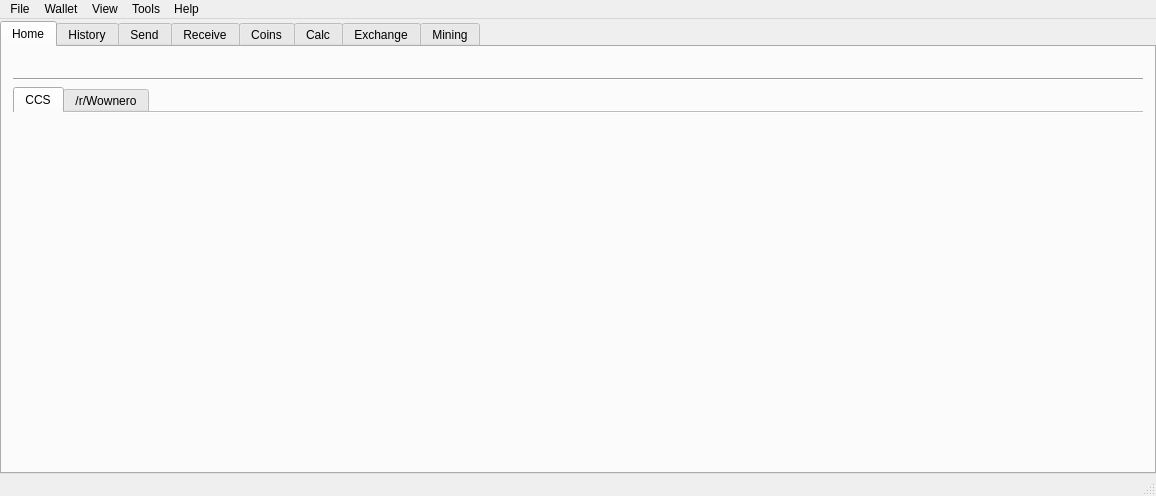
<?xml version="1.0" encoding="UTF-8"?>
<ui version="4.0">
 <class>MainWindow</class>
 <widget class="QMainWindow" name="MainWindow">
  <property name="geometry">
   <rect>
    <x>0</x>
    <y>0</y>
    <width>1156</width>
    <height>496</height>
   </rect>
  </property>
  <property name="sizePolicy">
   <sizepolicy hsizetype="Preferred" vsizetype="Preferred">
    <horstretch>0</horstretch>
    <verstretch>0</verstretch>
   </sizepolicy>
  </property>
  <property name="windowTitle">
   <string>Feather</string>
  </property>
  <property name="windowIcon">
   <iconset resource="assets.qrc">
    <normaloff>:/assets/images/appicons/64x64.png</normaloff>:/assets/images/appicons/64x64.png</iconset>
  </property>
  <widget class="QWidget" name="centralWidget">
   <layout class="QGridLayout" name="gridLayout">
    <property name="leftMargin">
     <number>0</number>
    </property>
    <property name="topMargin">
     <number>2</number>
    </property>
    <property name="rightMargin">
     <number>0</number>
    </property>
    <property name="bottomMargin">
     <number>0</number>
    </property>
    <property name="horizontalSpacing">
     <number>12</number>
    </property>
    <item row="1" column="0">
     <widget class="QTabWidget" name="tabWidget">
      <property name="currentIndex">
       <number>0</number>
      </property>
      <property name="iconSize">
       <size>
        <width>16</width>
        <height>16</height>
       </size>
      </property>
      <widget class="QWidget" name="tabHome">
       <attribute name="icon">
        <iconset resource="assets.qrc">
         <normaloff>:/assets/images/tab_home.png</normaloff>:/assets/images/tab_home.png</iconset>
       </attribute>
       <attribute name="title">
        <string>Home</string>
       </attribute>
       <layout class="QVBoxLayout" name="verticalLayout_3">
        <property name="bottomMargin">
         <number>5</number>
        </property>
        <item>
         <layout class="QHBoxLayout" name="horizontalLayout">
          <item>
           <layout class="QHBoxLayout" name="tickerLayout"/>
          </item>
          <item>
           <spacer name="horizontalSpacer">
            <property name="orientation">
             <enum>Qt::Horizontal</enum>
            </property>
            <property name="sizeHint" stdset="0">
             <size>
              <width>40</width>
              <height>20</height>
             </size>
            </property>
           </spacer>
          </item>
          <item>
           <layout class="QHBoxLayout" name="fiatTickerLayout"/>
          </item>
         </layout>
        </item>
        <item>
         <widget class="Line" name="line">
          <property name="orientation">
           <enum>Qt::Horizontal</enum>
          </property>
         </widget>
        </item>
        <item>
         <widget class="QTabWidget" name="tabHomeWidget">
          <property name="currentIndex">
           <number>0</number>
          </property>
          <property name="documentMode">
           <bool>true</bool>
          </property>
          <widget class="QWidget" name="tab">
           <attribute name="title">
            <string>CCS</string>
           </attribute>
           <layout class="QVBoxLayout" name="verticalLayout_6">
            <property name="leftMargin">
             <number>0</number>
            </property>
            <property name="topMargin">
             <number>0</number>
            </property>
            <property name="rightMargin">
             <number>0</number>
            </property>
            <property name="bottomMargin">
             <number>0</number>
            </property>
            <item>
             <widget class="CCSWidget" name="ccsWidget" native="true"/>
            </item>
           </layout>
          </widget>
          <widget class="QWidget" name="tab_2">
           <attribute name="title">
            <string>/r/Wownero</string>
           </attribute>
           <layout class="QVBoxLayout" name="verticalLayout_7">
            <property name="leftMargin">
             <number>0</number>
            </property>
            <property name="topMargin">
             <number>0</number>
            </property>
            <property name="rightMargin">
             <number>0</number>
            </property>
            <property name="bottomMargin">
             <number>0</number>
            </property>
            <item>
             <widget class="RedditWidget" name="redditWidget" native="true"/>
            </item>
           </layout>
          </widget>
         </widget>
        </item>
       </layout>
      </widget>
      <widget class="QWidget" name="tabHistory">
       <attribute name="icon">
        <iconset resource="assets.qrc">
         <normaloff>:/assets/images/history.png</normaloff>:/assets/images/history.png</iconset>
       </attribute>
       <attribute name="title">
        <string>History</string>
       </attribute>
       <layout class="QGridLayout" name="gridLayout_3">
        <property name="verticalSpacing">
         <number>9</number>
        </property>
        <item row="1" column="0">
         <widget class="HistoryWidget" name="historyWidget" native="true"/>
        </item>
       </layout>
      </widget>
      <widget class="QWidget" name="tabSend">
       <property name="sizePolicy">
        <sizepolicy hsizetype="Preferred" vsizetype="Preferred">
         <horstretch>0</horstretch>
         <verstretch>0</verstretch>
        </sizepolicy>
       </property>
       <attribute name="icon">
        <iconset resource="assets.qrc">
         <normaloff>:/assets/images/tab_send.png</normaloff>:/assets/images/tab_send.png</iconset>
       </attribute>
       <attribute name="title">
        <string>Send</string>
       </attribute>
       <layout class="QVBoxLayout" name="verticalLayout">
        <property name="spacing">
         <number>11</number>
        </property>
        <property name="topMargin">
         <number>11</number>
        </property>
        <item>
         <widget class="SendWidget" name="sendWidget" native="true">
          <property name="sizePolicy">
           <sizepolicy hsizetype="Preferred" vsizetype="Maximum">
            <horstretch>0</horstretch>
            <verstretch>0</verstretch>
           </sizepolicy>
          </property>
          <property name="minimumSize">
           <size>
            <width>0</width>
            <height>100</height>
           </size>
          </property>
          <property name="maximumSize">
           <size>
            <width>16777215</width>
            <height>16777215</height>
           </size>
          </property>
          <property name="styleSheet">
           <string notr="true"/>
          </property>
         </widget>
        </item>
        <item>
         <widget class="Line" name="line_3">
          <property name="minimumSize">
           <size>
            <width>0</width>
            <height>0</height>
           </size>
          </property>
          <property name="orientation">
           <enum>Qt::Horizontal</enum>
          </property>
         </widget>
        </item>
        <item>
         <widget class="ContactsWidget" name="contactWidget" native="true"/>
        </item>
       </layout>
      </widget>
      <widget class="QWidget" name="tabReceive">
       <attribute name="icon">
        <iconset resource="assets.qrc">
         <normaloff>:/assets/images/coins.png</normaloff>:/assets/images/coins.png</iconset>
       </attribute>
       <attribute name="title">
        <string>Receive</string>
       </attribute>
       <layout class="QGridLayout" name="gridLayout_5">
        <item row="0" column="0">
         <widget class="ReceiveWidget" name="receiveWidget" native="true"/>
        </item>
       </layout>
      </widget>
      <widget class="QWidget" name="tabCoins">
       <attribute name="icon">
        <iconset resource="assets.qrc">
         <normaloff>:/assets/images/tab_coins.png</normaloff>:/assets/images/tab_coins.png</iconset>
       </attribute>
       <attribute name="title">
        <string>Coins</string>
       </attribute>
       <layout class="QVBoxLayout" name="verticalLayout_2">
        <item>
         <widget class="CoinsWidget" name="coinsWidget" native="true"/>
        </item>
       </layout>
      </widget>
      <widget class="QWidget" name="tabCalc">
       <attribute name="icon">
        <iconset resource="assets.qrc">
         <normaloff>:/assets/images/gnome-calc.png</normaloff>:/assets/images/gnome-calc.png</iconset>
       </attribute>
       <attribute name="title">
        <string>Calc</string>
       </attribute>
       <layout class="QGridLayout" name="gridLayout_4">
        <item row="0" column="0">
         <widget class="CalcWidget" name="conversionWidget" native="true"/>
        </item>
       </layout>
      </widget>
      <widget class="QWidget" name="tabExchange">
       <attribute name="icon">
        <iconset resource="assets.qrc">
         <normaloff>:/assets/images/update.png</normaloff>:/assets/images/update.png</iconset>
       </attribute>
       <attribute name="title">
        <string>Exchange</string>
       </attribute>
       <layout class="QVBoxLayout" name="verticalLayout_8">
        <property name="leftMargin">
         <number>0</number>
        </property>
        <property name="topMargin">
         <number>0</number>
        </property>
        <property name="rightMargin">
         <number>0</number>
        </property>
        <property name="bottomMargin">
         <number>0</number>
        </property>
       </layout>
      </widget>
      <widget class="QWidget" name="tabXmrRig">
       <attribute name="icon">
        <iconset resource="assets.qrc">
         <normaloff>:/assets/images/mining.png</normaloff>:/assets/images/mining.png</iconset>
       </attribute>
       <attribute name="title">
        <string>Mining</string>
       </attribute>
       <layout class="QGridLayout" name="gridLayout_2">
        <item row="0" column="0">
         <layout class="QGridLayout" name="xmrRigLayout"/>
        </item>
       </layout>
      </widget>
     </widget>
    </item>
   </layout>
  </widget>
  <widget class="QStatusBar" name="statusBar"/>
  <widget class="QMenuBar" name="menuBar">
   <property name="geometry">
    <rect>
     <x>0</x>
     <y>0</y>
     <width>1156</width>
     <height>30</height>
    </rect>
   </property>
   <widget class="QMenu" name="menuFile">
    <property name="title">
     <string>File</string>
    </property>
    <addaction name="actionClose"/>
    <addaction name="actionQuit"/>
    <addaction name="separator"/>
    <addaction name="actionSettings"/>
   </widget>
   <widget class="QMenu" name="menuWallet">
    <property name="title">
     <string>Wallet</string>
    </property>
    <widget class="QMenu" name="menuHistory">
     <property name="title">
      <string>History</string>
     </property>
     <addaction name="actionExport_CSV"/>
    </widget>
    <widget class="QMenu" name="menuContacts">
     <property name="title">
      <string>Contacts</string>
     </property>
     <addaction name="actionExportContactsCSV"/>
     <addaction name="actionImportContactsCSV"/>
    </widget>
    <widget class="QMenu" name="menuAdvanced">
     <property name="title">
      <string>Advanced</string>
     </property>
     <widget class="QMenu" name="menuExport">
      <property name="title">
       <string>Export</string>
      </property>
      <addaction name="actionExportOutputs"/>
      <addaction name="actionExportKeyImages"/>
     </widget>
     <widget class="QMenu" name="menuImport">
      <property name="title">
       <string>Import</string>
      </property>
      <addaction name="actionImportOutputs"/>
      <addaction name="actionImportKeyImages"/>
     </widget>
     <addaction name="actionStore_wallet"/>
     <addaction name="actionUpdate_balance"/>
     <addaction name="actionRefresh_tabs"/>
     <addaction name="actionRescan_spent"/>
     <addaction name="actionWallet_cache_debug"/>
     <addaction name="separator"/>
     <addaction name="actionChange_restore_height"/>
     <addaction name="menuExport"/>
     <addaction name="menuImport"/>
    </widget>
    <addaction name="actionInformation"/>
    <addaction name="menuAdvanced"/>
    <addaction name="separator"/>
    <addaction name="actionPassword"/>
    <addaction name="actionSeed"/>
    <addaction name="actionKeys"/>
    <addaction name="actionViewOnly"/>
    <addaction name="separator"/>
    <addaction name="menuHistory"/>
    <addaction name="menuContacts"/>
   </widget>
   <widget class="QMenu" name="menuTools">
    <property name="title">
     <string>Tools</string>
    </property>
    <widget class="QMenu" name="menuLoad_transaction">
     <property name="title">
      <string>Load unsigned transaction</string>
     </property>
     <addaction name="actionLoadUnsignedTxFromFile"/>
     <addaction name="actionLoadUnsignedTxFromClipboard"/>
    </widget>
    <widget class="QMenu" name="menuLoad_signed_transaction">
     <property name="title">
      <string>Broadcast transaction</string>
     </property>
     <addaction name="actionLoadSignedTxFromFile"/>
     <addaction name="actionLoadSignedTxFromText"/>
    </widget>
    <addaction name="actionSignVerify"/>
    <addaction name="actionVerifyTxProof"/>
    <addaction name="separator"/>
    <addaction name="menuLoad_transaction"/>
    <addaction name="menuLoad_signed_transaction"/>
    <addaction name="actionImport_transaction"/>
    <addaction name="separator"/>
    <addaction name="actionPay_to_many"/>
    <addaction name="actionCalculator"/>
    <addaction name="actionCreateDesktopEntry"/>
   </widget>
   <widget class="QMenu" name="menuHelp">
    <property name="title">
     <string>Help</string>
    </property>
    <addaction name="actionAbout"/>
    <addaction name="actionOfficialWebsite"/>
    <addaction name="actionDonate_to_Feather"/>
    <addaction name="separator"/>
    <addaction name="actionReport_bug"/>
    <addaction name="actionShow_debug_info"/>
   </widget>
   <widget class="QMenu" name="menuView">
    <property name="title">
     <string>View</string>
    </property>
    <addaction name="actionShow_Home"/>
    <addaction name="actionShow_Coins"/>
    <addaction name="actionShow_calc"/>
    <addaction name="actionShow_Exchange"/>
    <addaction name="actionShow_XMRig"/>
   </widget>
   <addaction name="menuFile"/>
   <addaction name="menuWallet"/>
   <addaction name="menuView"/>
   <addaction name="menuTools"/>
   <addaction name="menuHelp"/>
  </widget>
  <action name="actionQuit">
   <property name="text">
    <string>Quit application</string>
   </property>
  </action>
  <action name="action">
   <property name="text">
    <string>Network</string>
   </property>
  </action>
  <action name="actionSignVerify">
   <property name="text">
    <string>Sign/verify message</string>
   </property>
  </action>
  <action name="actionAbout">
   <property name="text">
    <string>About</string>
   </property>
  </action>
  <action name="actionOfficialWebsite">
   <property name="text">
    <string>Official website</string>
   </property>
  </action>
  <action name="actionSettings">
   <property name="text">
    <string>Settings</string>
   </property>
  </action>
  <action name="actionCalculator">
   <property name="text">
    <string>Calculator</string>
   </property>
  </action>
  <action name="actionInformation">
   <property name="text">
    <string>Information</string>
   </property>
  </action>
  <action name="actionPassword">
   <property name="text">
    <string>Password</string>
   </property>
  </action>
  <action name="actionSeed">
   <property name="text">
    <string>Seed</string>
   </property>
  </action>
  <action name="actionReport_bug">
   <property name="text">
    <string>Report bug</string>
   </property>
  </action>
  <action name="actionDonate_to_Feather">
   <property name="text">
    <string>Donate to Feather</string>
   </property>
  </action>
  <action name="actionExport_CSV">
   <property name="text">
    <string>Export CSV</string>
   </property>
  </action>
  <action name="actionShow_Coins">
   <property name="text">
    <string>Show Coins</string>
   </property>
  </action>
  <action name="actionShow_xmr_to">
   <property name="text">
    <string>Show XMR.to</string>
   </property>
  </action>
  <action name="actionShow_calc">
   <property name="text">
    <string>Show Calc</string>
   </property>
  </action>
  <action name="actionClose">
   <property name="text">
    <string>Close current wallet</string>
   </property>
  </action>
  <action name="actionVerifyTxProof">
   <property name="text">
    <string>Verify transaction proof</string>
   </property>
  </action>
  <action name="actionStore_wallet">
   <property name="text">
    <string>Save wallet</string>
   </property>
  </action>
  <action name="actionUpdate_balance">
   <property name="text">
    <string>Update balance</string>
   </property>
  </action>
  <action name="actionRefresh_tabs">
   <property name="text">
    <string>Refresh models</string>
   </property>
  </action>
  <action name="actionImportContactsCSV">
   <property name="text">
    <string>Import CSV</string>
   </property>
  </action>
  <action name="actionExportContactsCSV">
   <property name="text">
    <string>Export CSV</string>
   </property>
  </action>
  <action name="actionChange_restore_height">
   <property name="text">
    <string>Change restore height</string>
   </property>
  </action>
  <action name="actionKeys">
   <property name="text">
    <string>Keys</string>
   </property>
  </action>
  <action name="actionCreateDesktopEntry">
   <property name="text">
    <string>Create desktop entry</string>
   </property>
  </action>
  <action name="actionShow_debug_info">
   <property name="text">
    <string>Debug info</string>
   </property>
  </action>
  <action name="actionCreate_view_only_details">
   <property name="text">
    <string>Details</string>
   </property>
  </action>
  <action name="actionCreate_view_only_wallet_file">
   <property name="text">
    <string>Export wallet file</string>
   </property>
  </action>
  <action name="actionViewOnly">
   <property name="text">
    <string>View-Only</string>
   </property>
  </action>
  <action name="actionExport_key_images">
   <property name="text">
    <string>Export key images</string>
   </property>
  </action>
  <action name="actionImport_key_images">
   <property name="text">
    <string>Import key images</string>
   </property>
  </action>
  <action name="actionExport_outputs">
   <property name="text">
    <string>Export outputs</string>
   </property>
  </action>
  <action name="actionImport_outputs">
   <property name="text">
    <string>Import outputs</string>
   </property>
  </action>
  <action name="actionExportKeyImages">
   <property name="text">
    <string>Key Images</string>
   </property>
  </action>
  <action name="actionExportOutputs">
   <property name="text">
    <string>Outputs</string>
   </property>
  </action>
  <action name="actionImportKeyImages">
   <property name="text">
    <string>Key images</string>
   </property>
  </action>
  <action name="actionImportOutputs">
   <property name="text">
    <string>Outputs</string>
   </property>
  </action>
  <action name="actionShow_XMRig">
   <property name="text">
    <string>Show Mining</string>
   </property>
  </action>
  <action name="actionImportTransaction">
   <property name="text">
    <string>Transaction</string>
   </property>
  </action>
  <action name="actionSubmitTransaction">
   <property name="text">
    <string>Submit transaction file</string>
   </property>
  </action>
  <action name="actionLoadUnsignedTxFromFile">
   <property name="text">
    <string>From file</string>
   </property>
  </action>
  <action name="actionLoadSignedTxFromFile">
   <property name="text">
    <string>From file</string>
   </property>
  </action>
  <action name="actionLoadUnsignedTxFromClipboard">
   <property name="text">
    <string>From clipboard</string>
   </property>
  </action>
  <action name="actionLoadSignedTxFromText">
   <property name="text">
    <string>From text</string>
   </property>
  </action>
  <action name="actionImport_transaction">
   <property name="text">
    <string>Import transaction</string>
   </property>
  </action>
  <action name="actionShow_Exchange">
   <property name="text">
    <string>Show Exchange</string>
   </property>
  </action>
  <action name="actionRescan_spent">
   <property name="text">
    <string>Rescan spent</string>
   </property>
  </action>
  <action name="actionShow_Home">
   <property name="text">
    <string>Show Home</string>
   </property>
  </action>
  <action name="actionWallet_cache_debug">
   <property name="text">
    <string>Wallet cache debug</string>
   </property>
  </action>
  <action name="actionPay_to_many">
   <property name="text">
    <string>Pay to many</string>
   </property>
  </action>
 </widget>
 <layoutdefault spacing="6" margin="11"/>
 <customwidgets>
  <customwidget>
   <class>SendWidget</class>
   <extends>QWidget</extends>
   <header>sendwidget.h</header>
   <container>1</container>
  </customwidget>
  <customwidget>
   <class>ContactsWidget</class>
   <extends>QWidget</extends>
   <header>contactswidget.h</header>
   <container>1</container>
  </customwidget>
  <customwidget>
   <class>ReceiveWidget</class>
   <extends>QWidget</extends>
   <header>receivewidget.h</header>
   <container>1</container>
  </customwidget>
  <customwidget>
   <class>CoinsWidget</class>
   <extends>QWidget</extends>
   <header>coinswidget.h</header>
   <container>1</container>
  </customwidget>
  <customwidget>
   <class>HistoryWidget</class>
   <extends>QWidget</extends>
   <header>historywidget.h</header>
  </customwidget>
  <customwidget>
   <class>CalcWidget</class>
   <extends>QWidget</extends>
   <header>calcwidget.h</header>
   <container>1</container>
  </customwidget>
  <customwidget>
   <class>CCSWidget</class>
   <extends>QWidget</extends>
   <header>widgets/ccswidget.h</header>
   <container>1</container>
  </customwidget>
  <customwidget>
   <class>RedditWidget</class>
   <extends>QWidget</extends>
   <header>widgets/redditwidget.h</header>
   <container>1</container>
  </customwidget>
 </customwidgets>
 <resources>
  <include location="assets.qrc"/>
 </resources>
 <connections/>
 <slots>
  <slot>donateButtonClicked()</slot>
  <slot>calcButtonClicked()</slot>
 </slots>
</ui>
